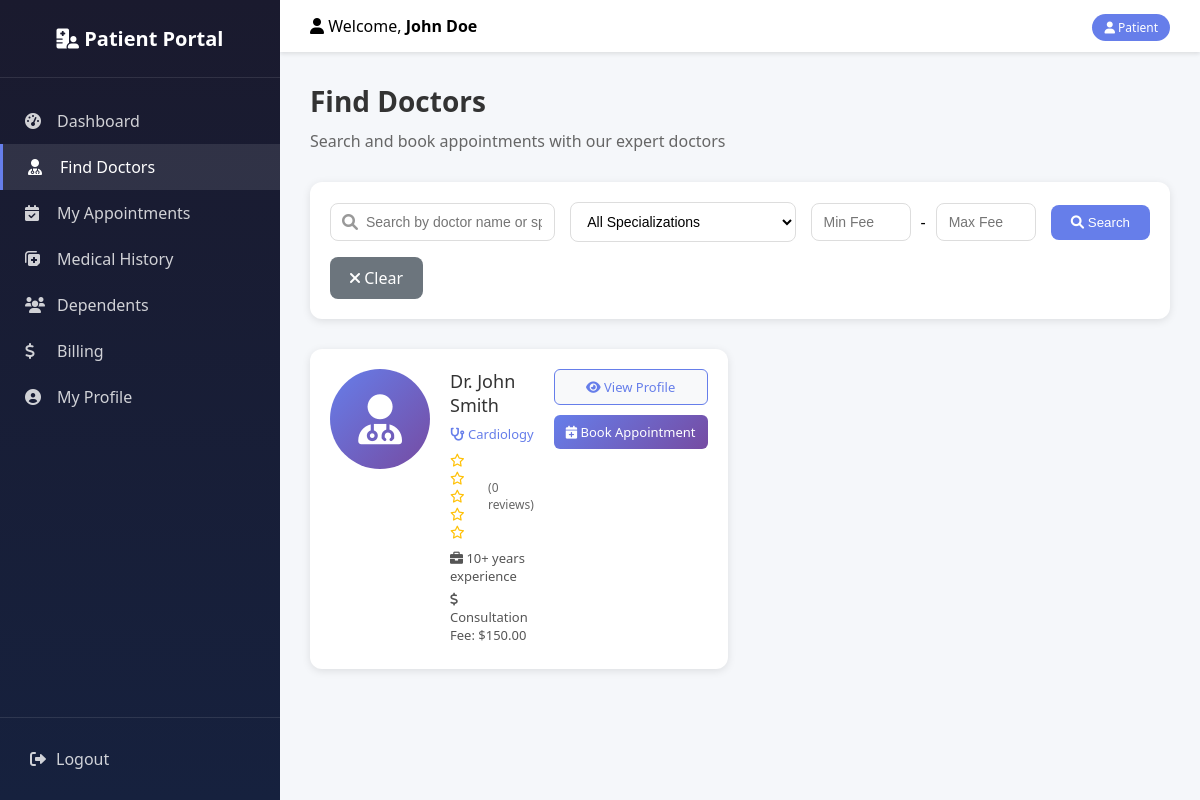
The page /patient.php?action=doctors (signed in) on the database its author committed.
### tables this page shows
CREATE TABLE IF NOT EXISTS doctors (
    id INT PRIMARY KEY AUTO_INCREMENT,
    user_id INT NOT NULL UNIQUE,
    specialization_id INT,
    bio TEXT,
    consultation_fee DECIMAL(10,2) DEFAULT 0,
    photo_path VARCHAR(255),
    license_number VARCHAR(100),
    experience_years INT DEFAULT 0,
    is_approved TINYINT(1) DEFAULT 0,
    created_at TIMESTAMP DEFAULT CURRENT_TIMESTAMP,
    updated_at TIMESTAMP DEFAULT CURRENT_TIMESTAMP ON UPDATE CURRENT_TIMESTAMP,
    
    FOREIGN KEY (user_id) REFERENCES users(id) ON DELETE CASCADE,
    FOREIGN KEY (specialization_id) REFERENCES specializations(id) ON DELETE SET NULL,
    INDEX idx_specialization (specialization_id),
    INDEX idx_is_approved (is_approved)
);

CREATE TABLE users (
    id INT PRIMARY KEY AUTO_INCREMENT,
    name VARCHAR(100) NOT NULL,
    email VARCHAR(100) UNIQUE NOT NULL,
    password_hash VARCHAR(255) NOT NULL,
    phone VARCHAR(20) NOT NULL,
    role ENUM('patient', 'doctor', 'receptionist', 'admin') NOT NULL,
    profile_pic VARCHAR(255) DEFAULT 'default.jpg',
    is_active TINYINT(1) DEFAULT 1,
    created_at TIMESTAMP DEFAULT CURRENT_TIMESTAMP,
    updated_at TIMESTAMP DEFAULT CURRENT_TIMESTAMP ON UPDATE CURRENT_TIMESTAMP,
    
    INDEX idx_email (email),
    INDEX idx_role (role),
    INDEX idx_is_active (is_active)
);

CREATE TABLE IF NOT EXISTS specializations (
    id INT PRIMARY KEY AUTO_INCREMENT,
    name VARCHAR(100) NOT NULL UNIQUE,
    description TEXT,
    created_at TIMESTAMP DEFAULT CURRENT_TIMESTAMP,
    updated_at TIMESTAMP DEFAULT CURRENT_TIMESTAMP ON UPDATE CURRENT_TIMESTAMP
);

### controllers/patient/DoctorController.php (called while the page is built, shortened)
<?php
require_once __DIR__ . '/../../models/Doctor.php';
class DoctorController extends PatientBaseController {
    public function index() {
        $doctorModel = new Doctor();
        $specializationModel = new Specialization();
        $search = $_GET['search'] ?? null;
        $specializationId = $_GET['specialization'] ?? null;
        $minFee = $_GET['min_fee'] ?? null;
        $maxFee = $_GET['max_fee'] ?? null;
        $doctors = $doctorModel->getAllForPatients($search, $specializationId, $minFee, $maxFee);
        $specializations = $specializationModel->getAll();
        $data = [
            'title' => 'Find Doctors',
            'doctors' => $doctors,
            'specializations' => $specializations,
            'search' => $search,
            'selectedSpecialization' => $specializationId,
            'minFee' => $minFee,
            'maxFee' => $maxFee
        ];
        $this->view('doctors/index', $data);
    }
}
?>

### includes/db.php (called while the page is built, shortened)
<?php
class Database {
    private $connection;
    private static $instance = null;
    private function __construct() {
        try {
            $this->connection = new mysqli(DB_HOST, DB_USER, DB_PASS, DB_NAME);
            $this->connection->set_charset("utf8mb4");
        } catch (Exception $e) {
            die("Database connection error: " . $e->getMessage());
        }
    }
    public static function getInstance() {
        if (self::$instance == null) {
            self::$instance = new Database();
        }
        return self::$instance;
    }
    public function getConnection() {
        return $this->connection;
    }
}
?>

### models/Doctor.php (called while the page is built, shortened)
<?php
class Doctor {
    private $db;
    public function __construct() {
        $this->db = Database::getInstance()->getConnection();
    }
public function getAllForPatients($search = null, $specializationId = null, $minFee = null, $maxFee = null) {
    $sql = "SELECT u.id as user_id, u.name, u.profile_pic,
                   d.*, s.name as specialization_name,
                   COALESCE(AVG(r.rating), 0) as avg_rating,
                   COUNT(DISTINCT r.id) as total_reviews
            FROM users u
            JOIN doctors d ON u.id = d.user_id
            JOIN specializations s ON d.specialization_id = s.id
            LEFT JOIN doctor_reviews r ON u.id = r.doctor_id
            WHERE u.role = 'doctor' AND u.is_active = 1 AND d.is_approved = 1";
    $sql .= " GROUP BY u.id ORDER BY avg_rating DESC, u.name ASC";
    $stmt = $this->db->prepare($sql);
    $stmt->execute();
    return $stmt->get_result();
}
}
?>

### views/patient/doctors/index.php (the view, shortened to what this page needs)
<div class="page-header">
    <h1 class="page-title">Find Doctors</h1>
    <p>Search and book appointments with our expert doctors</p>
</div>
<div class="filter-section">
    <form method="GET" action="<?php echo SITE_URL; ?>patient.php">
        <div class="filter-row">
            <div class="filter-group search-group">
                <i class="fas fa-search"></i>
                <input type="text" name="search" class="filter-input"
                       placeholder="Search by doctor name or specialization..."
                       value="<?php echo htmlspecialchars($search ?? ''); ?>">
            </div>
            <div class="filter-group">
                <select name="specialization" class="filter-select">
                    <option value="">All Specializations</option>
                </select>
            </div>
            <div class="filter-group fee-group">
                <input type="number" name="min_fee" class="filter-input"
                       placeholder="Min Fee" value="<?php echo htmlspecialchars($minFee ?? ''); ?>">
                <span>-</span>
                <input type="number" name="max_fee" class="filter-input"
                       placeholder="Max Fee" value="<?php echo htmlspecialchars($maxFee ?? ''); ?>">
            </div>
            <button type="submit" class="btn-filter">
                <i class="fas fa-search"></i> Search
            </button>
            <a href="<?php echo SITE_URL; ?>patient.php?action=doctors" class="btn-clear">
                <i class="fas fa-times"></i> Clear
            </a>
        </div>
    </form>
</div>
<div class="doctors-grid">
    <?php if ($doctors->num_rows > 0): ?>
        <?php while($row = $doctors->fetch_assoc()): ?>
        <div class="doctor-card">
            <div class="doctor-image">
                <?php if ($row['profile_pic'] && $row['profile_pic'] != 'default.jpg'): ?>
                    <img src="<?php echo SITE_URL; ?>assets/uploads/<?php echo $row['profile_pic']; ?>" alt="Doctor">
                <?php else: ?>
                    <i class="fas fa-user-md"></i>
                <?php endif; ?>
            </div>
            <div class="doctor-info">
                <h3><?php echo htmlspecialchars($row['name']); ?></h3>
                <div class="doctor-specialty">
                    <i class="fas fa-stethoscope"></i> <?php echo htmlspecialchars($row['specialization_name']); ?>
                </div>
                <div class="doctor-rating">
                    <div class="stars">
                        <?php
                        $rating = round($row['avg_rating'], 1);
                        $fullStars = floor($rating);
                        $halfStar = ($rating - $fullStars) >= 0.5;
                        for($i = 1; $i <= 5; $i++):
                            if($i <= $fullStars):
                        ?>
                            <i class="fas fa-star"></i>
                        <?php elseif($halfStar && $i == $fullStars + 1): ?>
                            <i class="fas fa-star-half-alt"></i>
                        <?php else: ?>
                            <i class="far fa-star"></i>
                        <?php endif; ?>
                        <?php endfor; ?>
                    </div>
                    <span>(<?php echo $row['total_reviews']; ?> reviews)</span>
                </div>
                <div class="doctor-experience">
                    <i class="fas fa-briefcase"></i> <?php echo $row['experience_years']; ?>+ years experience
                </div>
                <div class="doctor-fee">
                    <i class="fas fa-dollar-sign"></i> Consultation Fee: $<?php echo number_format($row['consultation_fee'], 2); ?>
                </div>
            </div>
            <div class="doctor-actions">
                <a href="<?php echo SITE_URL; ?>patient.php?action=doctors&sub=show&id=<?php echo $row['user_id']; ?>"
                   class="btn-view-profile">
                    <i class="fas fa-eye"></i> View Profile
                </a>
                <a href="<?php echo SITE_URL; ?>patient.php?action=appointments&sub=book&doctor_id=<?php echo $row['user_id']; ?>"
                   class="btn-book">
                    <i class="fas fa-calendar-plus"></i> Book Appointment
                </a>
            </div>
        </div>
        <?php endwhile; ?>
    <?php endif; ?>
</div>

### assets/css/main.css (style rules this page uses)
* { margin: 0; padding: 0; box-sizing: border-box; }
body { font-family: 'Segoe UI', Tahoma, Geneva, Verdana, sans-serif; background: linear-gradient(135deg, #667eea 0%, #764ba2 100%); min-height: 100vh; }
h1, h2, h3 { margin-bottom: 15px; }
h3 { font-size: 18px; color: #666; font-weight: normal; }
a { color: #667eea; text-decoration: none; transition: color 0.3s ease; }

### views/patient/doctors/index.php (style rules this page uses)
.page-header { margin-bottom: 30px; }
.page-title { font-size: 28px; margin: 0 0 10px 0; color: #333; }
.page-header p { color: #666; }
.filter-section { background: white; border-radius: 12px; padding: 20px; margin-bottom: 30px; box-shadow: 0 2px 8px rgba(0,0,0,0.1); }
.filter-row { display: flex; flex-wrap: wrap; gap: 15px; align-items: center; }
.filter-group { flex: 1; min-width: 200px; }
.search-group { position: relative; }
.search-group i { position: absolute; left: 12px; top: 50%; transform: translateY(-50%); color: #999; }
.search-group .filter-input { padding-left: 35px; }
.filter-input { width: 100%; padding: 10px 12px; border: 1px solid #ddd; border-radius: 8px; font-size: 14px; }
.filter-select { width: 100%; padding: 10px 12px; border: 1px solid #ddd; border-radius: 8px; font-size: 14px; background: white; }
.fee-group { display: flex; gap: 10px; align-items: center; }
.fee-group .filter-input { width: 100px; }
.btn-filter { background: #667eea; color: white; border: none; padding: 10px 20px; border-radius: 8px; cursor: pointer; }
.btn-clear { background: #6c757d; color: white; padding: 10px 20px; border-radius: 8px; text-decoration: none; }
.doctors-grid { display: grid; grid-template-columns: repeat(auto-fill, minmax(350px, 1fr)); gap: 25px; }
.doctor-card { background: white; border-radius: 12px; padding: 20px; display: flex; gap: 20px; box-shadow: 0 2px 8px rgba(0,0,0,0.1); transition: transform 0.2s; }
.doctor-image { width: 100px; height: 100px; background: linear-gradient(135deg, #667eea 0%, #764ba2 100%); border-radius: 50%; display: flex; align-items: center; justify-content: center; }
.doctor-image i { font-size: 50px; color: white; }
.doctor-info { flex: 1; }
.doctor-info h3 { margin: 0 0 8px 0; color: #333; }
.doctor-specialty { color: #667eea; font-size: 13px; margin-bottom: 8px; }
.doctor-rating { display: flex; align-items: center; gap: 8px; margin-bottom: 8px; }
.stars { color: #ffc107; font-size: 13px; }
.doctor-rating span { font-size: 12px; color: #666; }
.doctor-experience, .doctor-fee { font-size: 13px; color: #555; margin-bottom: 5px; }
.doctor-actions { display: flex; flex-direction: column; gap: 10px; min-width: 120px; }
.btn-view-profile, .btn-book { padding: 8px 12px; border-radius: 6px; text-decoration: none; text-align: center; font-size: 13px; }
.btn-view-profile { background: #f8f9fa; color: #667eea; border: 1px solid #667eea; }
.btn-book { background: linear-gradient(135deg, #667eea 0%, #764ba2 100%); color: white; }

### rows shown on the page
doctors: user.name "Dr. John Smith", specialization.name "Cardiology", total_reviews "0", experience_years "10", consultation_fee "150.00"

### other values the page prints
$userName "John Doe"
